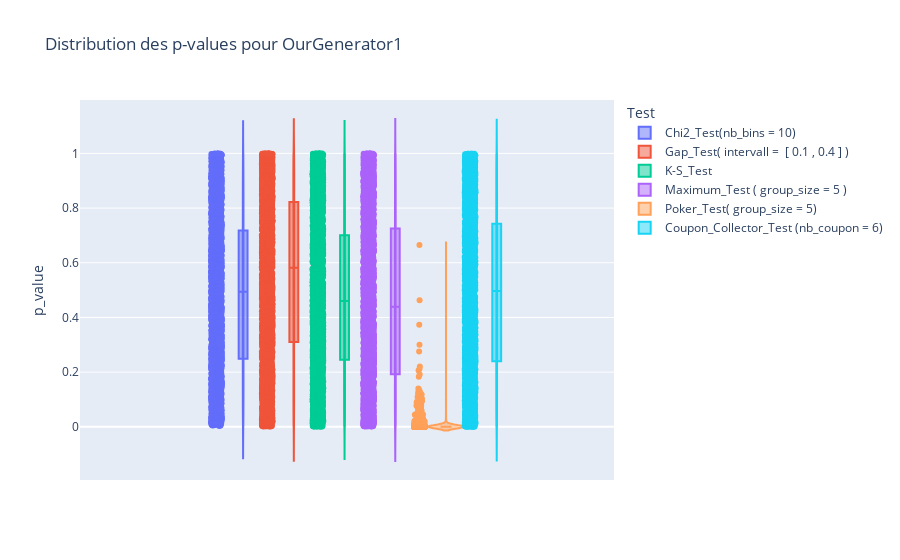

Notebook code cell kept with this figure:
### Code cell
res_ogen.plot_p_values_distribution()

### Figure 1 — Plotly figure (JSON) as saved in the notebook; plotly's stock layout.template omitted (floating-point values rounded to 4 significant figures; data arrays with more than 128 entries replaced by an {"elided": "..."} marker saying what was removed)
{"data": [{"alignmentgroup": "True", "box": {"visible": true}, "hovertemplate": "Test=Chi2_Test(nb_bins = 10)<br>p_value=%{y}<extra></extra>", "legendgroup": "Chi2_Test(nb_bins = 10)", "marker": {"color": "#636efa"}, "name": "Chi2_Test(nb_bins = 10)", "offsetgroup": "Chi2_Test(nb_bins = 10)", "orientation": "v", "points": "all", "scalegroup": "True", "showlegend": true, "type": "violin", "x0": " ", "xaxis": "x", "y": {"elided": "3200 float values"}, "y0": " ", "yaxis": "y"}, {"alignmentgroup": "True", "box": {"visible": true}, "hovertemplate": "Test=Gap_Test( intervall =  [ 0.1 , 0.4 ] )<br>p_value=%{y}<extra></extra>", "legendgroup": "Gap_Test( intervall =  [ 0.1 , 0.4 ] )", "marker": {"color": "#EF553B"}, "name": "Gap_Test( intervall =  [ 0.1 , 0.4 ] )", "offsetgroup": "Gap_Test( intervall =  [ 0.1 , 0.4 ] )", "orientation": "v", "points": "all", "scalegroup": "True", "showlegend": true, "type": "violin", "x0": " ", "xaxis": "x", "y": {"elided": "3200 float values"}, "y0": " ", "yaxis": "y"}, {"alignmentgroup": "True", "box": {"visible": true}, "hovertemplate": "Test=K-S_Test<br>p_value=%{y}<extra></extra>", "legendgroup": "K-S_Test", "marker": {"color": "#00cc96"}, "name": "K-S_Test", "offsetgroup": "K-S_Test", "orientation": "v", "points": "all", "scalegroup": "True", "showlegend": true, "type": "violin", "x0": " ", "xaxis": "x", "y": {"elided": "3200 float values"}, "y0": " ", "yaxis": "y"}, {"alignmentgroup": "True", "box": {"visible": true}, "hovertemplate": "Test=Maximum_Test ( group_size = 5 )<br>p_value=%{y}<extra></extra>", "legendgroup": "Maximum_Test ( group_size = 5 )", "marker": {"color": "#ab63fa"}, "name": "Maximum_Test ( group_size = 5 )", "offsetgroup": "Maximum_Test ( group_size = 5 )", "orientation": "v", "points": "all", "scalegroup": "True", "showlegend": true, "type": "violin", "x0": " ", "xaxis": "x", "y": {"elided": "3200 float values"}, "y0": " ", "yaxis": "y"}, {"alignmentgroup": "True", "box": {"visible": true}, "hovertemplate": "Test=Poker_Test( group_size = 5)<br>p_value=%{y}<extra></extra>", "legendgroup": "Poker_Test( group_size = 5)", "marker": {"color": "#FFA15A"}, "name": "Poker_Test( group_size = 5)", "offsetgroup": "Poker_Test( group_size = 5)", "orientation": "v", "points": "all", "scalegroup": "True", "showlegend": true, "type": "violin", "x0": " ", "xaxis": "x", "y": {"elided": "3200 float values"}, "y0": " ", "yaxis": "y"}, {"alignmentgroup": "True", "box": {"visible": true}, "hovertemplate": "Test=Coupon_Collector_Test (nb_coupon = 6)<br>p_value=%{y}<extra></extra>", "legendgroup": "Coupon_Collector_Test (nb_coupon = 6)", "marker": {"color": "#19d3f3"}, "name": "Coupon_Collector_Test (nb_coupon = 6)", "offsetgroup": "Coupon_Collector_Test (nb_coupon = 6)", "orientation": "v", "points": "all", "scalegroup": "True", "showlegend": true, "type": "violin", "x0": " ", "xaxis": "x", "y": {"elided": "3200 float values"}, "y0": " ", "yaxis": "y"}], "layout": {"legend": {"title": {"text": "Test"}, "tracegroupgap": 0}, "title": {"text": "Distribution des p-values pour OurGenerator1"}, "violinmode": "group", "xaxis": {"anchor": "y", "domain": [0, 1]}, "yaxis": {"anchor": "x", "domain": [0, 1], "title": {"text": "p_value"}}}}
